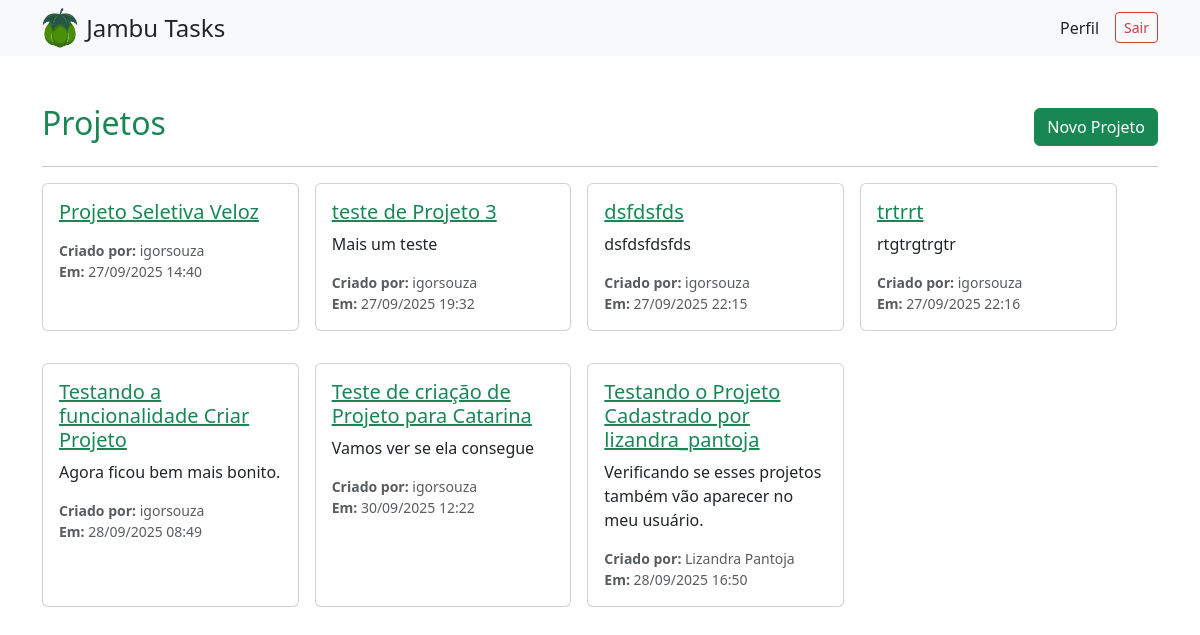
Before: /projetos/ (signed in) with the older database file.
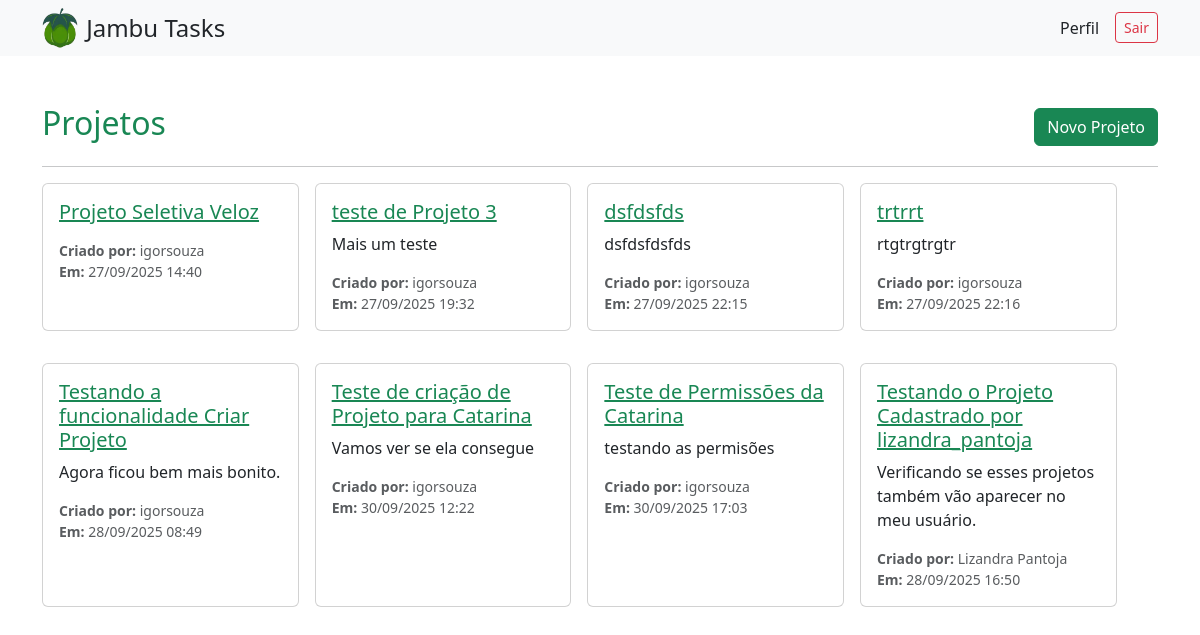
After: the same page with the newer database file.
### projetos/models.py (models this page shows, shortened)
class Projeto(models.Model):
    titulo = models.CharField("Título", max_length=200, default="Sem título")
    descricao = models.TextField("Descrição", blank=True)
    participantes = models.ManyToManyField(
        User,
        related_name="projetos",
        blank=True,
        verbose_name="Participantes"
    )
    criador = models.ForeignKey(
        User,
        on_delete=models.SET_NULL,
        null=True,
        related_name='projetos_criados',
        verbose_name="Criador"
    )
    criado_em = models.DateTimeField("Criado em", auto_now_add=True)

### projetos/views.py (the view)
# urls.py: path('', ListaProjetos.as_view(), name='lista_projetos'),
class ListaProjetos(LoginRequiredMixin, generic.ListView):
    model = Projeto
    template_name = 'projetos/lista_projetos.html'
    context_object_name = 'projetos'
    ordering = ['-criado_em']
    permission_required = 'projetos.view_projeto'
    def get_queryset(self):
        user = self.request.user
        return Projeto.objects.filter(
            models.Q(criador=user) | models.Q(participantes=user)
        ).distinct()

### projetos/templates/projetos/lista_projetos.html
{% extends "base.html" %}
{% block content %}
<div class="container mt-4">
  <div class="d-flex justify-content-between align-items-center">
    <h2 class="text-success">Projetos</h2>
    {% if perms.projetos.add_projeto %}
      <a class="btn btn-success" href="{% url 'projetos:criar' %}">Novo Projeto</a>
    {% endif %}
  </div>
  <hr>
  <div class="d-flex flex-wrap gap-3">
    {% for projeto in projetos %}
      <div class="card mb-3" style="width:23%;">
        <div class="card-body">
          <h5>
            <a class="text-success" href="{% url 'projetos:detalhe' projeto.pk %}">
              {{ projeto.titulo }}
            </a>
          </h5>
          <p>{{ projeto.descricao|truncatewords:20 }}</p>
          <small class="text-muted d-block mt-2">
            <strong>Criado por:</strong>
            {{ projeto.criador.get_full_name|default:projeto.criador.username }}
            <br>
            <strong>Em:</strong> {{ projeto.criado_em|date:"d/m/Y H:i" }}
          </small>
        </div>
      </div>
    {% empty %}
      <p>Nenhum projeto encontrado.</p>
    {% endfor %}
  </div>
</div>
{% endblock %}

Changed rows visible on the page:
added Projeto: titulo "Teste de Permissões da Catarina", descricao "testando as permisões", criador.get_full_name "igorsouza", criado_em "30/09/2025 17:03"
